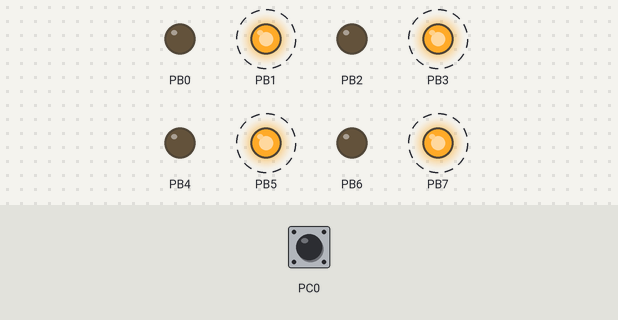
The program below on a simulated ATmega328P, built with avr-gcc and emulated at 16 MHz. On the bench: output pins drawn as LEDs (lit = HIGH). Dashed ring = blinking. The inputs (shaded band) are chosen by the test bench; at power-on: PC0 HIGH.

Above: at 1.25 s.
1.3 s: PC0 pulled LOW for 0.25 s
At 1.45 s:
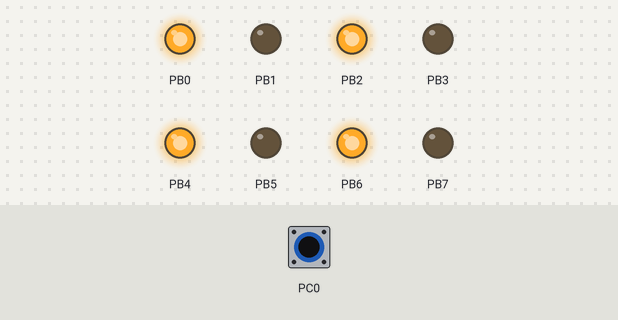
At 1.95 s:
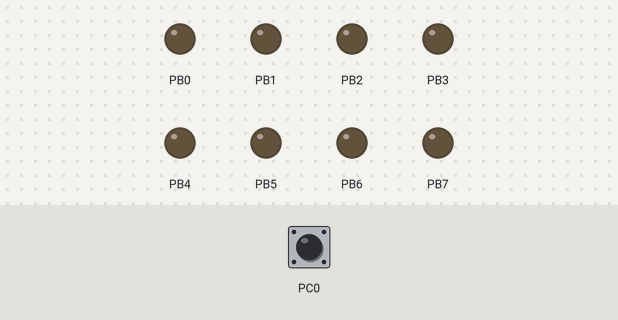
4.3 s: PC0 pulled LOW for 3.2 s
At 4.45 s:
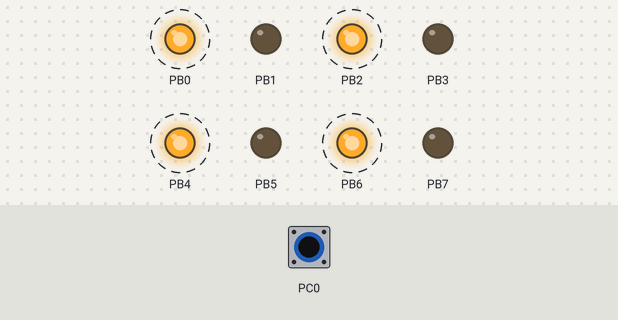
Timing chart, 0 to 15.0 s (numbered marks = the images above; inputs shaded):
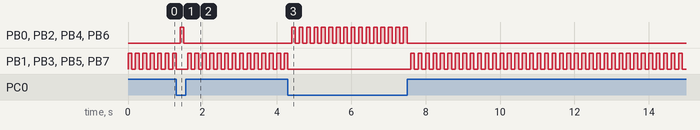

Measured:
- after the input at 1.3 s, PB0, PB2, PB4, PB6: LOW → HIGH after 0.10 s, → LOW 0.10 s later
- after the input at 4.3 s, PB0, PB2, PB4, PB6: alternates HIGH for 0.10 s and LOW for 0.10 s, 32 changes in all, then stays LOW, starting after 0.10 s
- by itself, PB1, PB3, PB5, PB7: repeats every 0.20 s: HIGH 0.10 s, LOW 0.10 s

The program:

main.c
```c
/*
 * Tp1.c
 *
 * Created: 21/3/2022 16:35:57
 * Author : Barcala
 */

/* Inclusión de cabeceras de bibliotecas de código */
#include <avr/io.h> // Definición de Registros del microcontrolador
#define F_CPU 16000000UL // Especifico la frecuencia de reloj del MCU en 8MHz
#include <util/delay.h> // Retardos por software   Macros: depende de F_CPU
/* Función main */
int main (void)
{
	/* Setup */
	DDRC &=~(1<<PORTC0); // Limpia el bit 0 del DDRC
	PORTC |= (1<<PORTC0); // Pone en 1 el bit 0 del PortC
	DDRB = 0xFF; // Declara como salida DDRB
	/* Loop */
	while(1)
	{
		if (PINC & (1<<PINC0)) //chequea si el bit0 esta en alto
		{
			PORTB = 0b10101010; //
			_delay_ms(100); //
			PORTB = 0x00; //
			_delay_ms(100); //
		}
		else
		{
			PORTB = 0b01010101; //
			_delay_ms(100); //
			PORTB = 0x00; //
		_delay_ms(100); //
		}
	}
	/* Punto de finalización del programa (NO se debe llegar a este lugar) */
	return 0;
}
```
